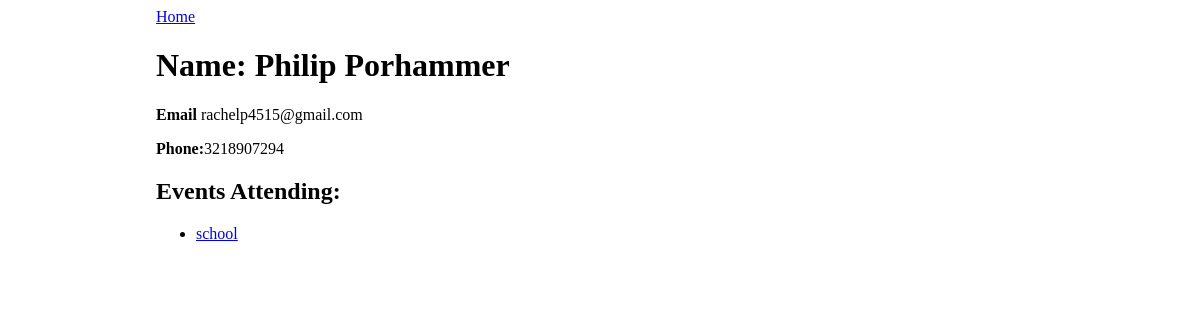
/guest/8, run on the app's committed database.
### events_app/models.py (models this page shows, shortened)
class Guest(db.Model):
    id = db.Column(db.Integer, primary_key=True)
    name = db.Column(db.String(80), nullable=False)
    email = db.Column(db.String(80), nullable=False)
    phone = db.Column(db.String(80), nullable=False)
    events_attending = db.relationship('Event',secondary='guest_event', back_populates='guests')

class Event(db.Model):
    id = db.Column(db.Integer, primary_key=True)
    title = db.Column(db.String(80), nullable=False)
    desc = db.Column(db.String(80), nullable=False)
    date_time = db.Column(db.DateTime(), nullable=False)
    guests = db.relationship('Guest', secondary='guest_event', back_populates='events_attending')

### events_app/routes.py (the view)
@main.route('/guest/<guest_id>')
def guest_detail(guest_id):
    guest = Guest.query.filter_by(id=guest_id).one()
    return render_template('guest_detail.html', guest = guest)

### events_app/templates/guest_detail.html
{% extends 'base.html' %}
{% block content %}
<a href="/">Home</a>
<h1>Name: {{guest.name}}</h1>
<p><strong>Email</strong> {{guest.email}}</p>
<p><strong>Phone:</strong>{{guest.phone}}</p>
<h2>Events Attending:</h2>
{% for event in guest.events_attending %}
<ul>
    <li> <a href="/event/{{event.id}}"> {{event.title}} </a></li>
</ul>
{%endfor%}
{% endblock %}

### events_app/static/style.css (style rules this page uses)
body { display: flex; justify-content: center; }

### data on the page
Guest: name "Philip Porhammer", email "rachelp4515@gmail.com", phone "3218907294"
Event: title "school"
